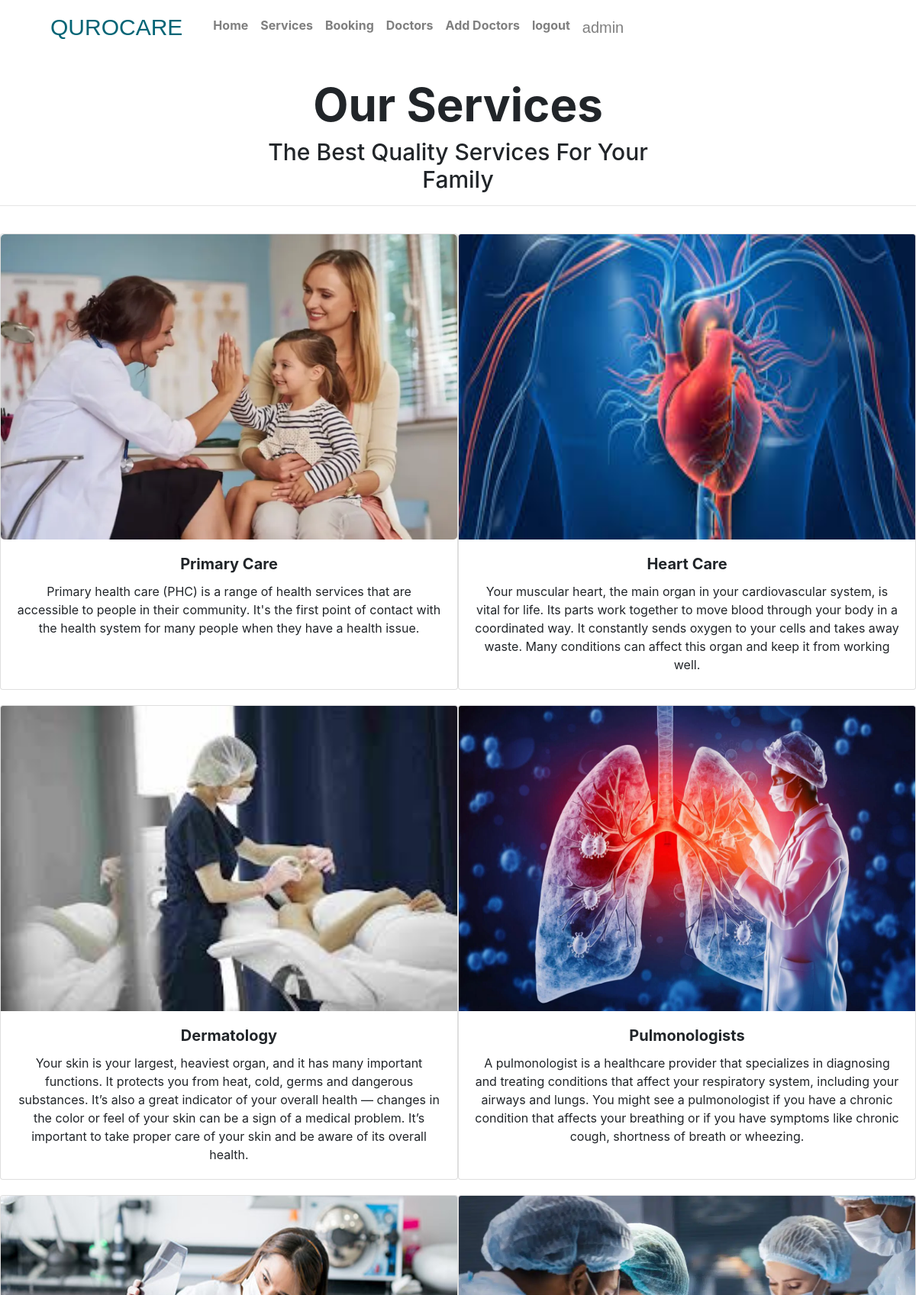
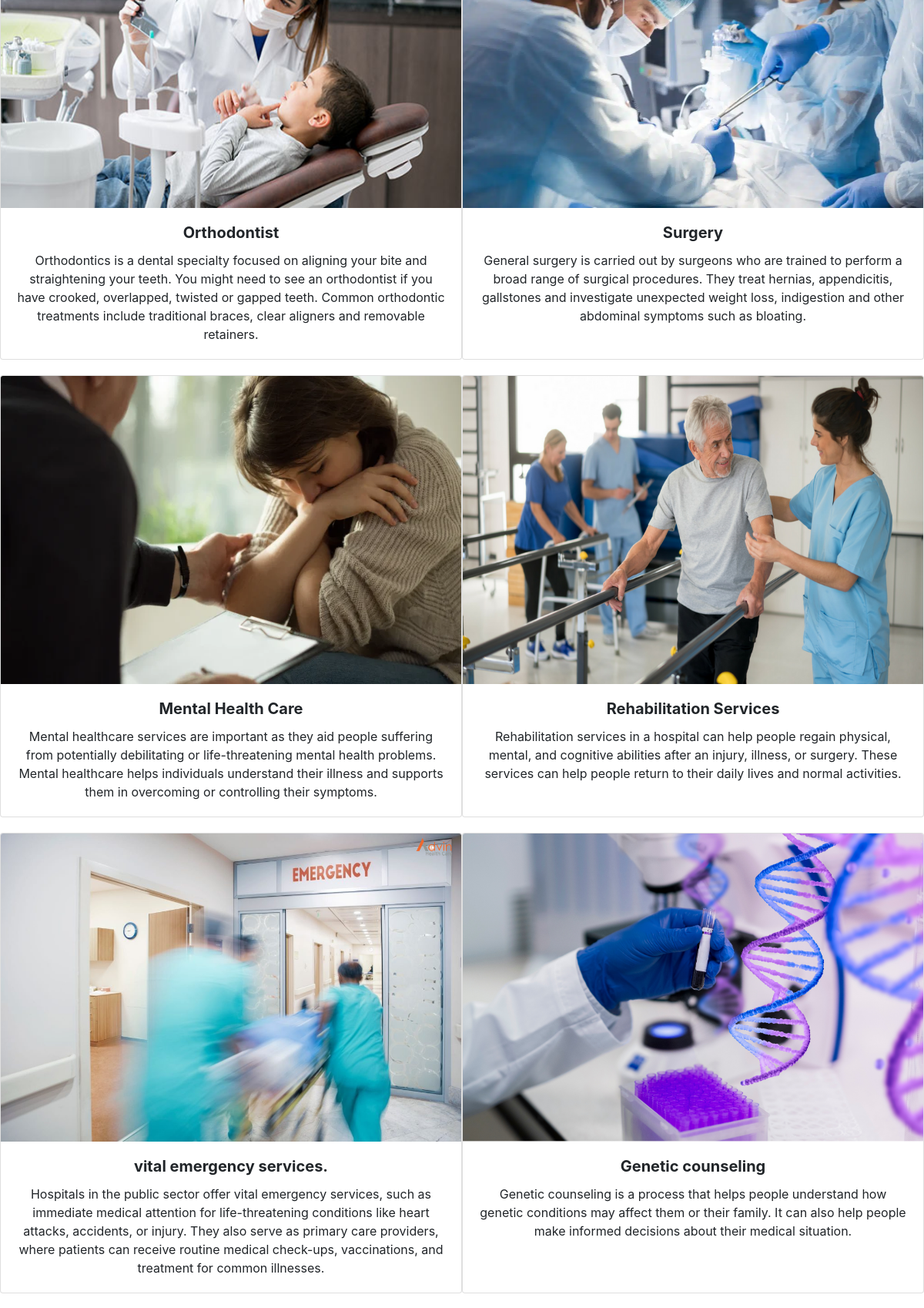
/services/ (signed in, upper part), run on the app's committed database (2 pictures, top to bottom).
### appointments/models.py (models this page shows, shortened)
class services(models.Model):
    title = models.CharField(max_length=30)
    description = models.CharField (max_length=3000)
    image=models.ImageField(upload_to='products')

### appointments/views.py (the view)
# urls.py: path('services/', views.servicesfn),
@login_required(login_url='/login')
def servicesfn(request):
    x=services.objects.all()
    y=staff.objects.all()
    return render(request,'services.html',{'xyz':x,'abc':y})

### appointments/templates/services.html (shortened to what this page needs)
{% extends 'base.html'%}
{% load static %}
{%block style%}
<link rel="stylesheet" href="{% static 'css/services.css' %}">
<link rel="stylesheet" href="https://cdnjs.cloudflare.com/ajax/libs/font-awesome/6.7.1/css/all.min.css" />
{%endblock%}
{%block content%}
    <h2>Our Services</h2>
    <h3>The Best Quality Services For Your <br> Family</h3>
    <hr>
    <div class="main">
        {% for i in xyz %}
        <div  class="card" style="width: 600px;">
            <img style="height: 400px;" class="card-img-top" src="{{i.image.url}}" alt="Card image cap">
                <div style="text-align: center;" class="card-body">
                        <h5 style="font-weight: bolder;" class="card-title">{{i.title}}</h5>
                        <p class="card-text">{{i.description}}</p>
                </div>
        </div>
        {% endfor %}
    </div>
{% endblock%}

### appointments/templates/base.html (shortened to what this page needs)
{% load static %}
<!DOCTYPE html>
<html lang="en">
<head>
    <link rel="stylesheet" href="https://cdn.jsdelivr.net/npm/bootstrap@4.1.3/dist/css/bootstrap.min.css">
    {%block style%}
    {%endblock%}
</head>
    <nav  class="navbar navbar-expand-lg navbar-light ">
        <a style="color: rgb(2, 100, 117);font-size:30px;font-family:Impact, Haettenschweiler, 'Arial Narrow Bold', sans-serif" class="navbar-brand" href="#">QUROCARE</a>
        <div class="collapse navbar-collapse" id="navbarNav">
          <ul class="navbar-nav">
            <li class="nav-item active">
              <a class="nav-link" href="/"> <span class="sr-only">(current) Home</span></a>
            </li>
                          <li class="nav-item">
                            <a style="font-weight: bolder;" class="nav-link" href="/">Home</a>
                          </li>
        <li class="nav-item">
            <a style="font-weight: bolder;" class="nav-link" href="/services">Services</a>
          </li>
          <li class="nav-item">
            <a style="font-weight: bolder;" class="nav-link" href="/category">Booking</a>
        </li>
        <li class="nav-item">
          <a style="font-weight: bolder;" class="nav-link" href="/doctors">Doctors</a>
        </li>
        {% if user.is_authenticated and user.is_superuser %}
            <li class="nav-item">
              <a style="font-weight: bolder;" class="nav-link" href="/adddoctors">Add Doctors</a>
            </li>
       {% endif %}
    {% if user.is_authenticated %}
        <li class="nav-item">
          <a style="font-weight: bolder;" class="nav-link" href="/logout">logout</a>
        </li>
      <li class="nav-item">
          <a  style="font-family: Impact, Haettenschweiler, 'Arial Narrow Bold', sans-serif;font-size:20px" class="nav-link x " href="/profile">{{user.username}}</a>
      </li>
      {% else %}
          </li>
          <li class="nav-item">
            <a style="font-weight: bolder;" class="nav-link" href="/login">Login</a>
          </li>
        {% endif %}
          </ul>
        </div>
      </nav>
      {%block content%}
      {%endblock%}
</body>
</html>

### appointments/static/css/services.css (style rules this page uses)
h2 { text-align: center; font-weight: bolder; margin-top: 30px; font-size: 60px; }
h3 { text-align: center; font-size: medium; font-size: 30px; }
.main { display: flex; flex-wrap: wrap; justify-content: space-evenly; margin-top: 10px; }
.card { margin-top: 20px; }

### data on the page
services: image (picture), title "Primary Care", description "Primary health care (PHC) is a range of health services that are accessible to people in their community. It's the first point of contact with the health system for many people when they have a health issue."
services: image (picture), title "Heart Care", description "Your muscular heart, the main organ in your cardiovascular system, is vital for life. Its parts work together to move blood through your body in a coordinated way. It constantly sends oxygen to your cells and takes away waste. Many conditions can affect this organ and keep it from working well."
services: image (picture), title "Dermatology", description "Your skin is your largest, heaviest organ, and it has many important functions. It protects you from heat, cold, germs and dangerous substances. It’s also a great indicator of your overall health — changes in the color or feel of your skin can be a sign of a medical problem. It’s important to take proper care of your skin and be aware of its overall health."
services: image (picture), title "Pulmonologists", description "A pulmonologist is a healthcare provider that specializes in diagnosing and treating conditions that affect your respiratory system, including your airways and lungs. You might see a pulmonologist if you have a chronic condition that affects your breathing or if you have symptoms like chronic cough, shortness of breath or wheezing."
services: image (picture), title "Orthodontist", description "Orthodontics is a dental specialty focused on aligning your bite and straightening your teeth. You might need to see an orthodontist if you have crooked, overlapped, twisted or gapped teeth. Common orthodontic treatments include traditional braces, clear aligners and removable retainers."
services: image (picture), title "Surgery", description "General surgery is carried out by surgeons who are trained to perform a broad range of surgical procedures. They treat hernias, appendicitis, gallstones and investigate unexpected weight loss, indigestion and other abdominal symptoms such as bloating."
services: image (picture), title "Mental Health Care", description "Mental healthcare services are important as they aid people suffering from potentially debilitating or life-threatening mental health problems. Mental healthcare helps individuals understand their illness and supports them in overcoming or controlling their symptoms."
services: image (picture), title "Rehabilitation Services", description "Rehabilitation services in a hospital can help people regain physical, mental, and cognitive abilities after an injury, illness, or surgery. These services can help people return to their daily lives and normal activities."
services: image (picture), title "vital emergency services.", description "Hospitals in the public sector offer vital emergency services, such as immediate medical attention for life-threatening conditions like heart attacks, accidents, or injury. They also serve as primary care providers, where patients can receive routine medical check-ups, vaccinations, and treatment for common illnesses."
services: image (picture), title "Genetic counseling", description "Genetic counseling is a process that helps people understand how genetic conditions may affect them or their family. It can also help people make informed decisions about their medical situation."

### other printed values
{{ user.username }} "admin"
